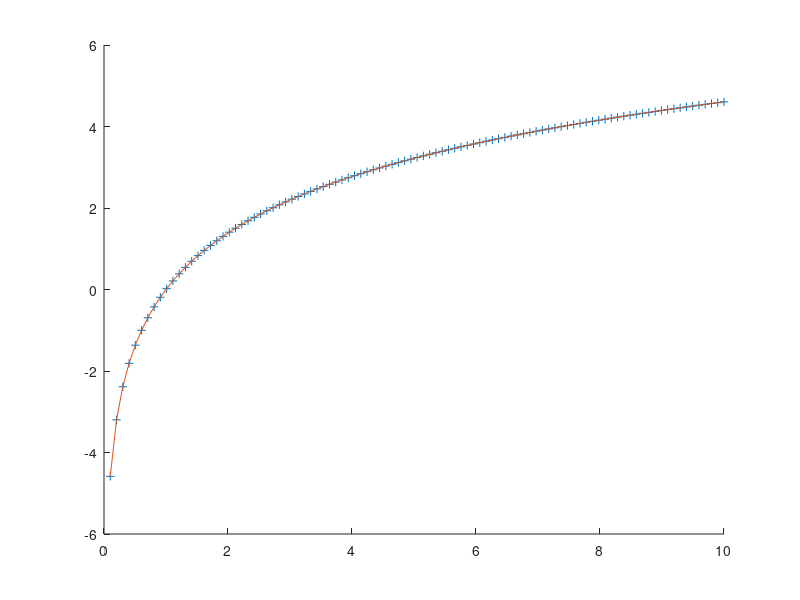

Reproduce this figure in MATLAB.


t = linspace(0, 10)

x = 3*t - t.*log(t) + 2*log(t) + 4
fdx = 2 - log(t) + 2./t
sdx = -1./t - 2./t.^2

f1 = t.^2 .* sdx - t .* fdx + x
f2 = 2.*log(t)


hold on

plot(t, f1, '+')
plot(t, f2)